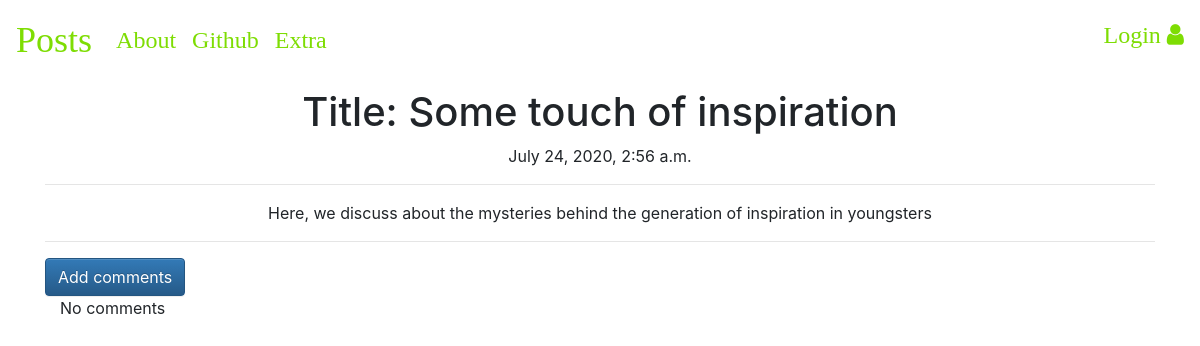
Page /post_detail/4/ on the earlier database version.
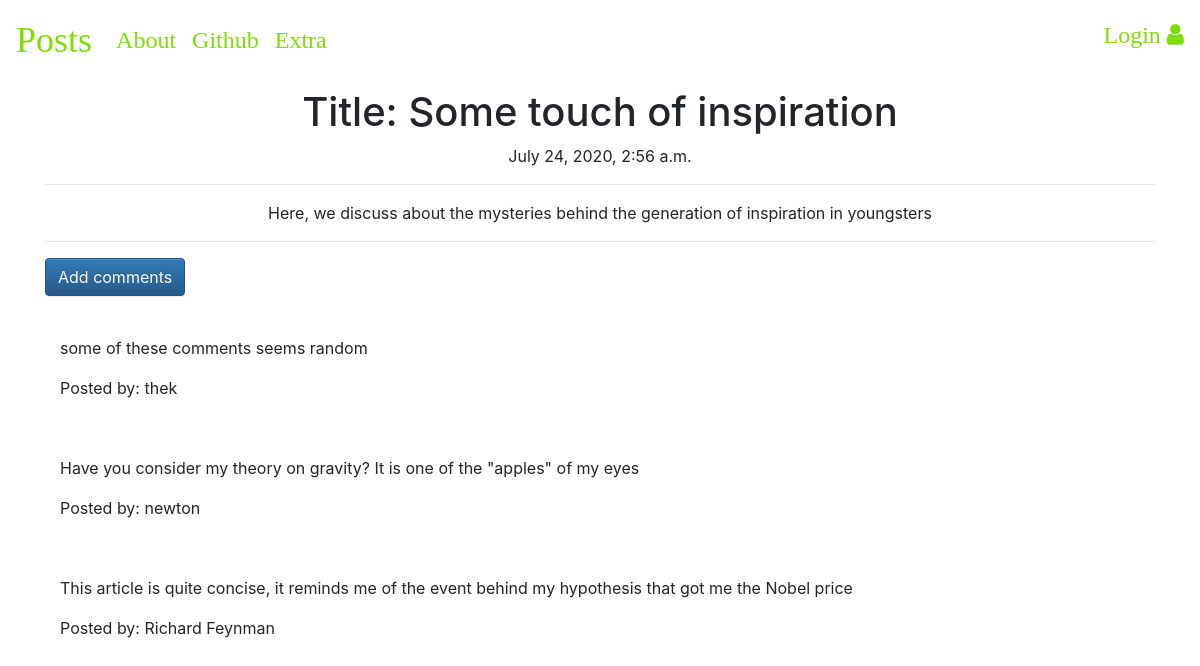
Same page on the later database version.
### blog_app/models.py (models this page shows, shortened)
class Comment(models.Model):
    post = models.ForeignKey(Post, related_name = 'comments', on_delete = models.CASCADE)
    author = models.CharField(max_length = 51)
    text = models.TextField()
    create_date = models.DateTimeField(default=timezone.now)
    approved_comment = models.BooleanField(default = False)

### blog_app/views.py (the view)
# urls.py: path('post_detail/<int:pk>/', views.PostDetailView.as_view(), name = 'post_detail'),
class PostDetailView(DetailView):
    model = Post

### blog_app/templates/blog_app/post_detail.html (shortened to what this page needs)
{%extends 'blog_app/base.html'%}
{% block body_block%}
<div class="postdetailspage">
  <h1 class="posttitle loader centeritem">Title: {{ post.title }}</h1>
  {% if post.publish_date %}
  <div class="postpublishdate centeritem">
    {{post.publish_date}}
  </div>
  {% else %}
    <a class="btn btn-primary" href="{% url 'post_publish' pk=post.pk%}">Publish</a>
  {% endif %}
<hr>
  <div class="centeritem">
    <p>{{post.text|safe|linebreaksbr}}</p>
  </div>
  <hr>
  <a class="btn btn-primary" href="{% url 'add_comments_to_post' pk=post.pk%}"> Add comments</a>
  <div class="container">
    {%for comment in post.comments.all%}
    <br>
      <p>{{comment.text|safe|linebreaks}}</p>
      <p>Posted by: {{comment.author}}</p>
      {%empty%}
      <p>No comments </p>
    {%endfor%}
  </div>
</div>
{% endblock %}

Differences in the rows shown:
added Comment: text "some of these comments seems random", author "thek"
added Comment: text "Have you consider my theory on gravity? It is one of the \"apples\" of my eyes", author "newton"
added Comment: text "This article is quite concise, it reminds me of the event behind my hypothesis that got me the Nobel price", author "Richard Feynman"
Other differences:
text no longer shown: "No comments"
